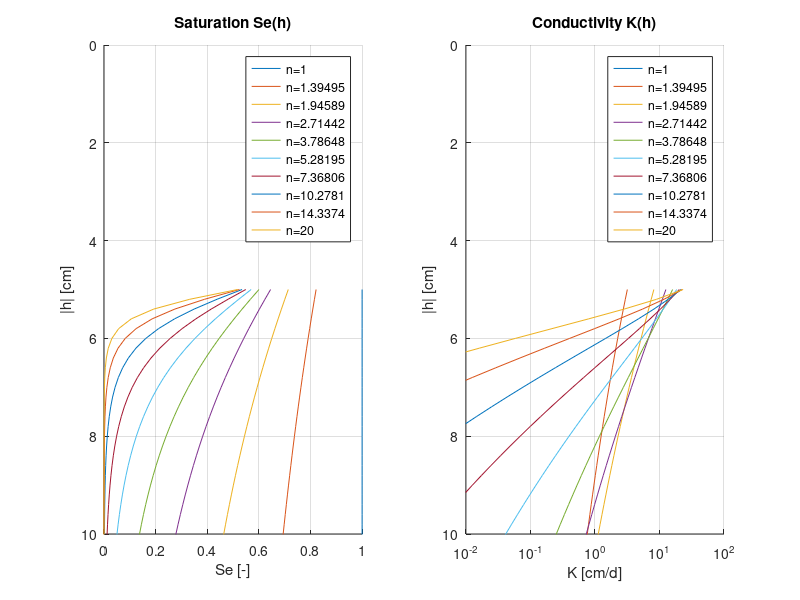
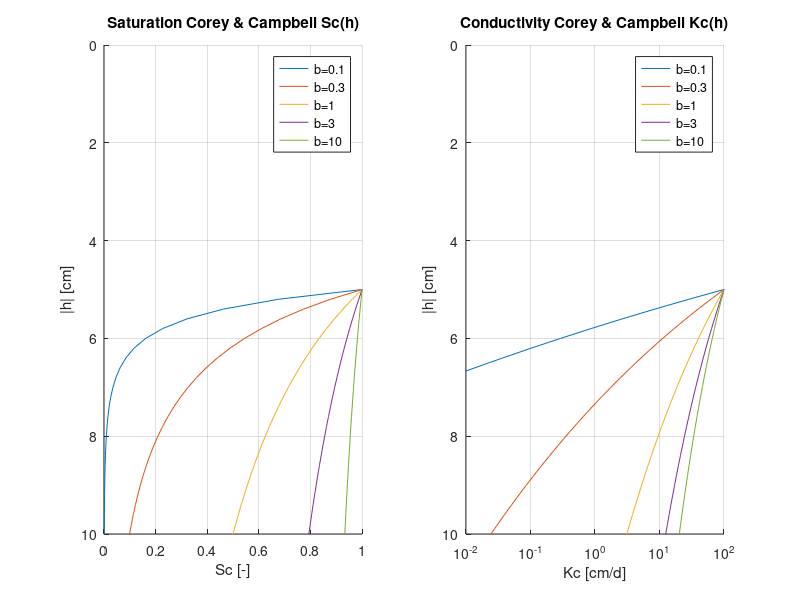

Reproduce these figures in MATLAB, in order.
% Experiment Van Genuchten curves
%
% experiment with the shape of Van Genuchten curves to find a good
% parameter set for dedicated soils that can fulfill special functions like
% representing ponding.

% Voor een pond van 10 cm diep (kan 100 mm regen bergen) is n=3 geschikt)
% om deze hoeveelheid in 1 dag te kunnen infiltreren met gradient 1, dan
% moet Ks>=10 cm/d zijn.
close all; clear

dBodem = 10/2;
Ks     = 100;

h      = dBodem:.2:20;


% Van genuchten
n      = logspace(0,log10(20),10);
m      = 1-1./n;
L      = 0;
a      = 1/dBodem;
Se = @(n) (1+(a.*h).^n).^(-(1-1/n));
K  = @(m) Ks * Se(1./(1-m)).^L .* (1 - (1-Se(1./(1-m)).^(1./m)).^m).^2;

% Corey
psiAE = dBodem;
b = 0:2:10;
b = [0.1 0.3 1 3 10];
c = 2*b+3;
Sc = @(b) (h/psiAE).^(-1/b);
Kc = @(b) Ks * Sc(b).^(2*b+3);

figure;
defaults = {'nextplot','add','xGrid','on','yGrid','on','yScale','lin','ylim',[0 10],'yDir','reverse'};
ax1 = subplot(1,2,1,defaults{:});
ax2 = subplot(1,2,2,defaults{:},'xScale','log','xlim',[0.01 Ks]); 
title(ax1,'Saturation Se(h)');
title(ax2,'Conductivity K(h)');

xlabel(ax1,'Se [-]');
ylabel(ax1,'|h| [cm]');
ylabel(ax2,'|h| [cm]');
xlabel(ax2,'K [cm/d]');

leg{numel(n)}='fake';
for in = 1:numel(n)
    plot(ax1,Se(n(in)),h);
    m = 1-1./n(in);
    plot(ax2,K(m),h);
    leg{in} = sprintf('n=%g',n(in));
end
legend(ax1,leg{:});
legend(ax2,leg{:});

%%
figure;
ax3 = subplot(1,2,1,defaults{:});
ax4 = subplot(1,2,2,defaults{:},'xScale','log','xlim',[0.01 Ks]); 
title(ax3,'Saturation Corey & Campbell Sc(h)');
title(ax4,'Conductivity Corey & Campbell Kc(h)');

xlabel(ax3,'Sc [-]');
ylabel(ax3,'|h| [cm]');
ylabel(ax4,'|h| [cm]');
xlabel(ax4,'Kc [cm/d]');

legc{numel(b)}='fake';
for in = 1:numel(b)
    plot(ax3,Sc(b(in)),h);
    plot(ax4,Kc(b(in)),h);
    legc{in} = sprintf('b=%g',b(in));
end
legend(ax3,legc{:});
legend(ax4,legc{:});